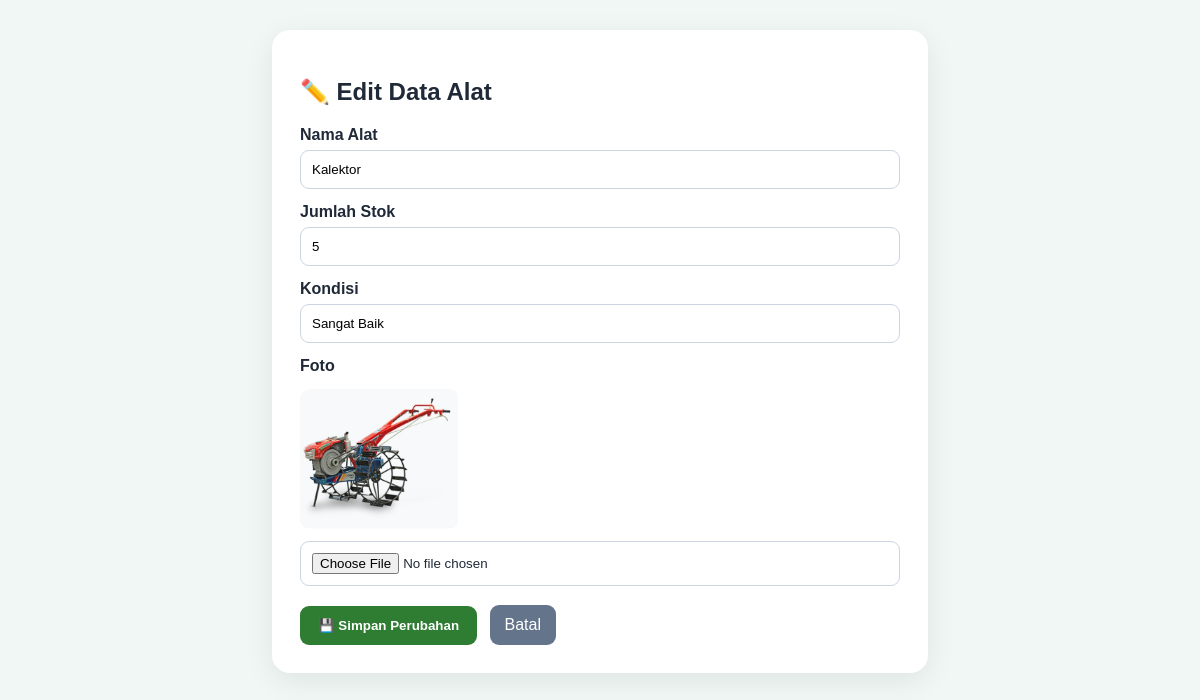
The app's page /crud-atph/alat/edit.php?id=25 (signed in) with its own data.
### tables this page shows
CREATE TABLE `alat` (
  `id_alat` int NOT NULL,
  `nama_alat` varchar(100) NOT NULL,
  `jumlah_stok` int NOT NULL,
  `kondisi` varchar(50) NOT NULL,
  `foto` varchar(255) DEFAULT 'default.jpg'
);

### crud-atph/alat/edit.php (the view, shortened to what this page needs)
<?php
include '../config/koneksi.php';
$id = filter_input(INPUT_GET, 'id', FILTER_VALIDATE_INT);
$stmt = mysqli_prepare($koneksi, 'SELECT * FROM alat WHERE id_alat = ?');
mysqli_stmt_bind_param($stmt, 'i', $id);
mysqli_stmt_execute($stmt);
$alat = mysqli_fetch_assoc(mysqli_stmt_get_result($stmt));
?>
<!DOCTYPE html>
<html lang="id">
<head>
</head>
<body>
<div class="card">
<h2>✏️ Edit Data Alat</h2>
        <form method="post" enctype="multipart/form-data">
    <label>Nama Alat</label>
        <input type="text" name="nama_alat" value="<?= htmlspecialchars($alat['nama_alat']) ?>" required>
    <label>Jumlah Stok</label>
        <input type="number" name="jumlah_stok" min="0" value="<?= (int)$alat['jumlah_stok'] ?>" required>
    <label>Kondisi</label>
        <input type="text" name="kondisi" value="<?= htmlspecialchars($alat['kondisi']) ?>" required>
    <label>Foto</label>
<?php if (!empty($alat['foto']) && is_file(__DIR__.'/uploads/'.$alat['foto'])): ?>
<img src="uploads/<?= htmlspecialchars($alat['foto']) ?>" alt="Foto alat">
<?php else: ?><p>Tidak ada foto.</p><?php endif; ?>
<input type="file" name="foto" accept=".jpg,.jpeg,.png,.webp">
<button type="submit">💾 Simpan Perubahan</button>
<a href="index.php">Batal</a>
</form>
</div>
</body>
</html>

### crud-atph/alat/edit.php (style rules this page uses)
body { font-family:Arial,sans-serif;background:#f0f7f4;margin:0;padding:30px;color:#1f2937 }
.card { max-width:600px;margin:auto;background:#fff;padding:28px;border-radius:18px;box-shadow:0 8px 30px rgba(0,0,0,.08) }
label { display:block;font-weight:700;margin:14px 0 6px }
input,select { width:100%;box-sizing:border-box;padding:11px;border:1px solid #cbd5e1;border-radius:9px }
img { max-width:180px;max-height:140px;object-fit:cover;border-radius:10px;margin:8px 0 }
button { margin-top:20px;padding:12px 18px;border:0;border-radius:9px;background:#2e7d32;color:#fff;font-weight:700;cursor:pointer }
a { display:inline-block;margin-left:8px;padding:11px 15px;background:#64748b;color:#fff;border-radius:9px;text-decoration:none }

### records on screen
alat: nama_alat "Kalektor", jumlah_stok "5", kondisi "Sangat Baik", foto (picture)
